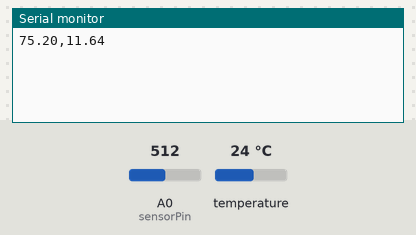
Bench run of a sketch on a simulated Arduino Uno, built with avr-gcc and run on an emulated ATmega328P. Parts: the last lines printed to the serial monitor. The test bench sets the inputs (shaded band); at power-on: temperature 24 °C, A0 (sensorPin) = 512.

Above: at 1.5 s.
1.6 s: temperature set to 12 °C
At 2.2 s:
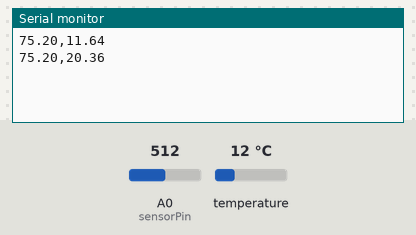
3.1 s: A0 (sensorPin) set to 716
At 3.7 s:
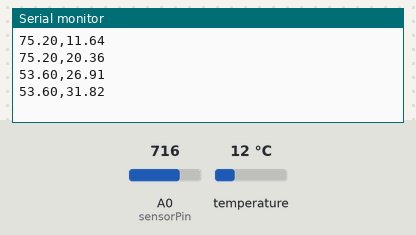
4.6 s: temperature set to 19 °C
At 5.0 s:
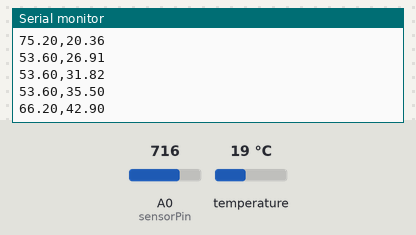
6.1 s: A0 (sensorPin) set to 900
At 6.8 s:
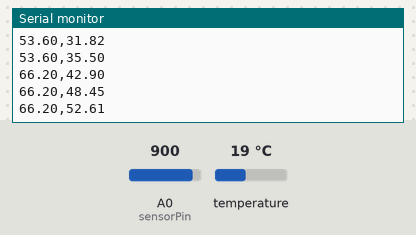
Timing chart, 0 to 8.6 s (numbered marks = the images above; inputs shaded):
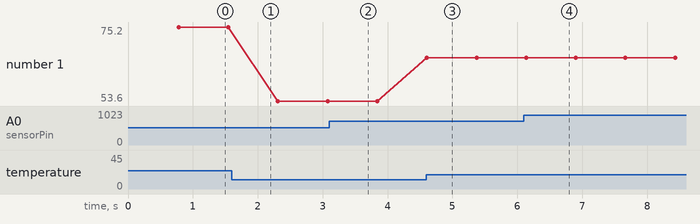

The sketch:

final.ino
```cpp
#include <OneWire.h>
#include <DallasTemperature.h>
#define ONE_WIRE_BUS 4
OneWire oneWire(ONE_WIRE_BUS);
float temp;
DallasTemperature sensors(&oneWire);
int sensorPin = A0;
double alpha = 0.75;
int period = 2000;
double change = 0.0;
double minval = 0.0;
void setup ()
{
  Serial.begin (9600);
  pinMode(A0,INPUT);
 sensors.begin();
}
void loop ()
{
    static double oldValue = 0;
    static double oldChange = 0;

    int rawValue = analogRead (A0);
    double value = alpha * oldValue + (1 - alpha) * rawValue;

    oldValue = value;
     sensors.requestTemperatures();
  temp=sensors.getTempCByIndex(0);
  temp=(temp*1.8)+32;
 Serial.print(temp);
 Serial.print(",");
 Serial.println(value/11);


    delayMicroseconds(100);
}
```

Measured:
- after the input at 4.6 s, the serial monitor: prints a new line at once (image 3)
- plotted number 1: 75.2 → 53.6 after the input at 1.6 s, 53.6 → 66.2 after the input at 4.6 s
